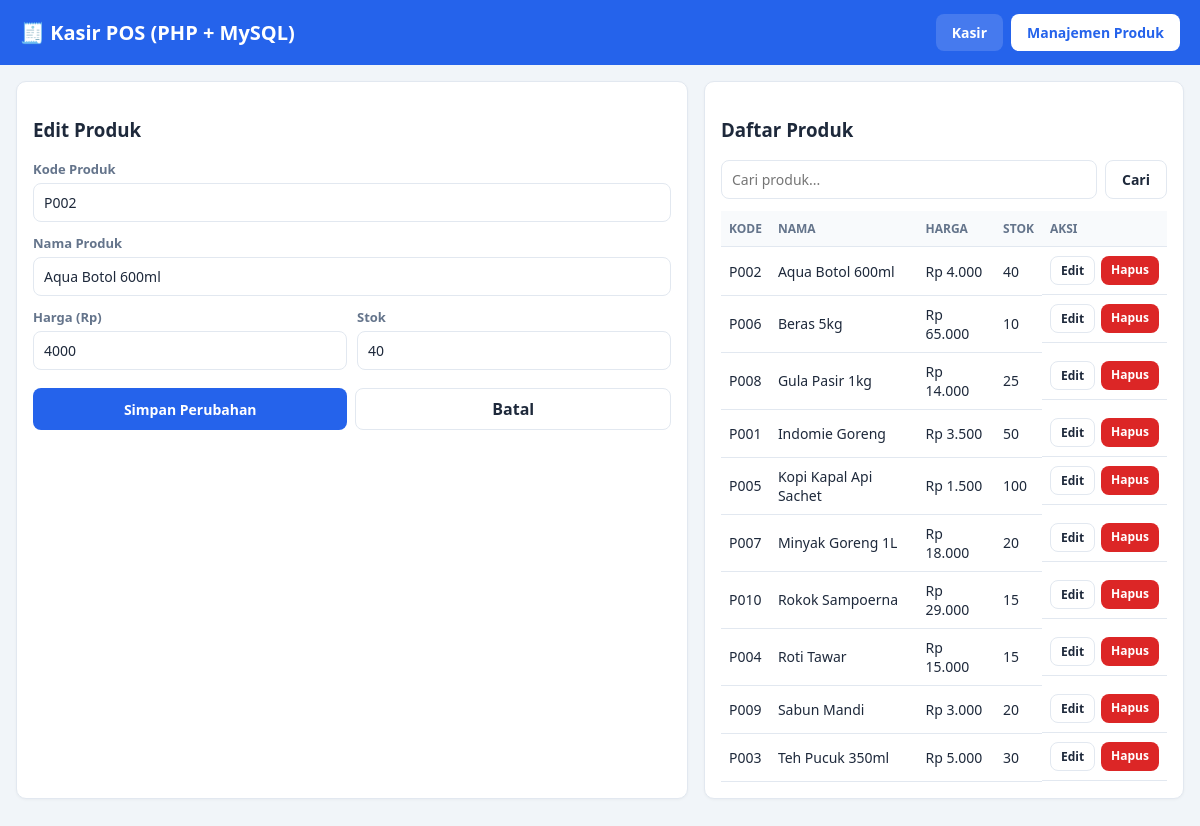
The page /produk.php?edit=2 on the database its author committed.
### tables this page shows
CREATE TABLE IF NOT EXISTS produk (
    id_produk INT AUTO_INCREMENT PRIMARY KEY,
    kode_produk VARCHAR(20) NOT NULL UNIQUE,
    nama_produk VARCHAR(100) NOT NULL,
    harga INT NOT NULL DEFAULT 0,
    stok INT NOT NULL DEFAULT 0,
    dibuat_pada TIMESTAMP DEFAULT CURRENT_TIMESTAMP
);

### produk.php (the view, shortened to what this page needs)
<?php
require 'koneksi.php';
$produk_edit = null;
if (isset($_GET['edit'])) {
    $id = (int) $_GET['edit'];
    $stmt = $koneksi->prepare("SELECT * FROM produk WHERE id_produk = ?");
    $stmt->bind_param("i", $id);
    $stmt->execute();
    $produk_edit = $stmt->get_result()->fetch_assoc();
}
$kata_kunci = isset($_GET['cari']) ? trim($_GET['cari']) : '';
if ($kata_kunci !== '') {
    $stmt = $koneksi->prepare(
        "SELECT * FROM produk WHERE nama_produk LIKE CONCAT('%',?,'%') OR kode_produk LIKE CONCAT('%',?,'%') ORDER BY nama_produk ASC"
    );
    $stmt->bind_param("ss", $kata_kunci, $kata_kunci);
    $stmt->execute();
    $semua_produk = $stmt->get_result();
} else {
    $semua_produk = $koneksi->query("SELECT * FROM produk ORDER BY nama_produk ASC");
}
?>
<!DOCTYPE html>
<html lang="id">
<head>
<link rel="stylesheet" href="style.css">
</head>
<body>
<header class="topbar">
    <h1>🧾 Kasir POS (PHP + MySQL)</h1>
    <nav>
        <a href="index.php" class="btn btn-nav">Kasir</a>
        <a href="produk.php" class="btn btn-nav active">Manajemen Produk</a>
    </nav>
</header>
<main class="container">
    <div class="grid-produk">
        <div class="card">
            <h3><?= $produk_edit ? 'Edit Produk' : 'Tambah Produk Baru' ?></h3>
            <form method="post" action="produk.php">
                <div class="form-row">
                    <label>Kode Produk</label>
                    <input type="text" name="kode_produk" required maxlength="20"
                           value="<?= $produk_edit ? htmlspecialchars($produk_edit['kode_produk']) : '' ?>"
                           placeholder="Contoh: P011">
                </div>
                <div class="form-row">
                    <label>Nama Produk</label>
                    <input type="text" name="nama_produk" required maxlength="100"
                           value="<?= $produk_edit ? htmlspecialchars($produk_edit['nama_produk']) : '' ?>"
                           placeholder="Contoh: Susu Kotak">
                </div>
                <div class="form-inline">
                    <div class="form-row">
                        <label>Harga (Rp)</label>
                        <input type="number" name="harga" required min="0"
                               value="<?= $produk_edit ? (int) $produk_edit['harga'] : '' ?>">
                    </div>
                    <div class="form-row">
                        <label>Stok</label>
                        <input type="number" name="stok" required min="0"
                               value="<?= $produk_edit ? (int) $produk_edit['stok'] : '' ?>">
                    </div>
                </div>
                <div class="form-actions">
                    <button type="submit" class="btn btn-primary btn-block">
                        <?= $produk_edit ? 'Simpan Perubahan' : 'Tambah Produk' ?>
                    </button>
                    <?php if ($produk_edit): ?>
                        <a href="produk.php" class="btn btn-outline btn-block">Batal</a>
                    <?php endif; ?>
                </div>
            </form>
        </div>
        <div class="card">
            <div class="flex-between">
                <h3>Daftar Produk</h3>
            </div>
            <form method="get" action="produk.php" class="search-form">
                <input type="text" name="cari" placeholder="Cari produk..." value="<?= htmlspecialchars($kata_kunci) ?>">
                <button type="submit" class="btn btn-outline">Cari</button>
            </form>
            <div class="table-wrap">
                <table>
                    <thead>
                        <tr>
                            <th>Kode</th>
                            <th>Nama</th>
                            <th>Harga</th>
                            <th>Stok</th>
                            <th>Aksi</th>
                        </tr>
                    </thead>
                    <tbody>
                    <?php if ($semua_produk->num_rows === 0): ?>
                        <tr><td colspan="5" class="empty">Belum ada produk</td></tr>
                    <?php else: ?>
                        <?php while ($row = $semua_produk->fetch_assoc()): ?>
                            <tr>
                                <td><?= htmlspecialchars($row['kode_produk']) ?></td>
                                <td><?= htmlspecialchars($row['nama_produk']) ?></td>
                                <td>Rp <?= number_format($row['harga'], 0, ',', '.') ?></td>
                                <td><?= (int) $row['stok'] ?></td>
                                <td class="aksi-cell">
                                    <a href="produk.php?edit=<?= (int) $row['id_produk'] ?>" class="btn btn-outline btn-sm">Edit</a>
                                    <a href="produk.php?hapus=<?= (int) $row['id_produk'] ?>"
                                       class="btn btn-danger btn-sm"
                                       onclick="return confirm('Yakin ingin menghapus produk ini?');">Hapus</a>
                                </td>
                            </tr>
                        <?php endwhile; ?>
                    <?php endif; ?>
                    </tbody>
                </table>
            </div>
        </div>
    </div>
</main>
</body>
</html>

### style.css (style rules this page uses)
:root { --primary:#2563eb; --primary-dark:#1d4ed8; --bg:#f1f5f9; --card:#ffffff; --border:#e2e8f0; --text:#1e293b; --muted:#64748b; --danger:#dc2626; --success:#16a34a; --radius:10px; }
* { box-sizing:border-box; }
body { margin:0; font-family:'Segoe UI',Roboto,Arial,sans-serif; background:var(--bg); color:var(--text); }
.topbar { background:var(--primary); color:#fff; padding:14px 20px; display:flex; justify-content:space-between; align-items:center; flex-wrap:wrap; gap:10px; }
.topbar h1 { margin:0;font-size:20px; }
.topbar nav { display:flex;gap:8px; }
.btn-nav { background:rgba(255,255,255,0.15); color:#fff; padding:8px 16px; border-radius:8px; text-decoration:none; font-size:14px; }
.btn-nav.active, .btn-nav:hover { background:#fff;color:var(--primary);font-weight:600; }
.container { padding:16px;max-width:1300px;margin:0 auto; }
.card { background:var(--card); border:1px solid var(--border); border-radius:var(--radius); padding:16px; margin-bottom:16px; box-shadow:0 1px 3px rgba(0,0,0,0.04); }
.grid-kasir, .grid-produk { display:grid; grid-template-columns:1.4fr 1fr; gap:16px; }
input, select, button { font-family:inherit;font-size:14px; }
input, select { padding:9px 10px; border:1px solid var(--border); border-radius:8px; outline:none; width:100%; background:#fff; color:var(--text); }
.btn { padding:9px 16px; border:none; border-radius:8px; cursor:pointer; font-weight:600; text-decoration:none; display:inline-block; }
.btn-primary { background:var(--primary);color:#fff; }
.btn-danger { background:var(--danger);color:#fff; }
.btn-outline { background:#fff;border:1px solid var(--border);color:var(--text); }
.btn-sm { padding:5px 10px;font-size:12px; }
.btn-block { width:100%;text-align:center; }
table { width:100%;border-collapse:collapse;font-size:14px; }
th, td { padding:9px 8px;border-bottom:1px solid var(--border);text-align:left; }
th { background:#f8fafc;color:var(--muted);font-weight:600;font-size:12px;text-transform:uppercase; }
.table-wrap { overflow-x:auto; }
.search-form { display:flex;gap:8px;margin-bottom:12px; }
.search-form input { flex:1; }
.form-row { margin-bottom:12px; }
.form-row label { display:block;margin-bottom:5px;font-size:13px;color:var(--muted);font-weight:600; }
.form-inline { display:flex;gap:10px;flex-wrap:wrap; }
.form-inline>div { flex:1;min-width:120px; }
.form-actions { display:flex;gap:8px;margin-top:6px; }
.flex-between { display:flex;justify-content:space-between;align-items:center;flex-wrap:wrap;gap:8px; }
.aksi-cell { display:flex;gap:6px; }

### rows shown on the page
produk: kode_produk "P002", nama_produk "Aqua Botol 600ml", harga "4000", stok "40", harga "4.000"
produk: kode_produk "P006", nama_produk "Beras 5kg", harga "65.000", stok "10"
produk: kode_produk "P008", nama_produk "Gula Pasir 1kg", harga "14.000", stok "25"
produk: kode_produk "P001", nama_produk "Indomie Goreng", harga "3.500", stok "50"
produk: kode_produk "P005", nama_produk "Kopi Kapal Api Sachet", harga "1.500", stok "100"
produk: kode_produk "P007", nama_produk "Minyak Goreng 1L", harga "18.000", stok "20"
produk: kode_produk "P010", nama_produk "Rokok Sampoerna", harga "29.000", stok "15"
produk: kode_produk "P004", nama_produk "Roti Tawar", harga "15.000", stok "15"
produk: kode_produk "P009", nama_produk "Sabun Mandi", harga "3.000", stok "20"
produk: kode_produk "P003", nama_produk "Teh Pucuk 350ml", harga "5.000", stok "30"
